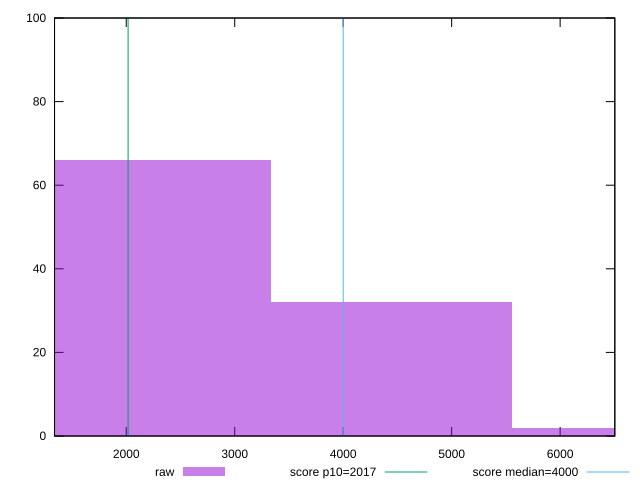

Write the gnuplot code that produced this figure.
reset

$raw <<EOF
2221.7038930242215 66
4443.407786048443 32
6665.111679072665 2
EOF

set key outside below
set boxwidth 2221.7038930242215
set xrange [1338.8600000000008:6504.179999999997]
set yrange [0:100]
set trange [0:100]
set style fill transparent solid 0.5 noborder

set parametric
set terminal svg size 640, 490 enhanced background rgb 'white'
set output "report_00015_2021-02-09T16-11-33.973Z/mainthread-work-breakdown/samples/pages+cached+noadtech/raw/histogram.svg"

plot $raw title "raw" with boxes, \
     2017,t title "score p10=2017", \
     4000,t title "score median=4000"

reset
